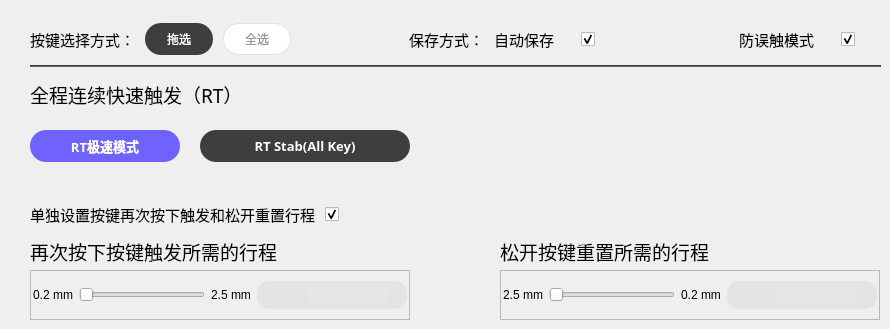
           <widget class="QWidget" name="page2">
            <property name="styleSheet">
             <string notr="true">#page2{background-color: #F6F6F6;border-radius:32px;}</string>
            </property>
            <widget class="Line" name="line">
             <property name="geometry">
              <rect>
               <x>30</x>
               <y>65</y>
               <width>851</width>
               <height>2</height>
              </rect>
             </property>
             <property name="styleSheet">
              <string notr="true">background-color: rgb(85, 85, 85);</string>
             </property>
             <property name="orientation">
              <enum>Qt::Orientation::Horizontal</enum>
             </property>
            </widget>
            <widget class="QPushButton" name="pushButtonRTStab">
             <property name="geometry">
              <rect>
               <x>200</x>
               <y>130</y>
               <width>210</width>
               <height>32</height>
              </rect>
             </property>
             <property name="maximumSize">
              <size>
               <width>16777215</width>
               <height>32</height>
              </size>
             </property>
             <property name="font">
              <font>
               <family>MiSans</family>
               <pointsize>10</pointsize>
               <bold>true</bold>
              </font>
             </property>
             <property name="focusPolicy">
              <enum>Qt::FocusPolicy::NoFocus</enum>
             </property>
             <property name="styleSheet">
              <string notr="true">QPushButton{min-width:208px;max-height:32px;border:none;border-radius:16px;background-color:#6F62FF; color:white;padding: 0 ;}
            QPushButton:checked {
                color: white;
                background: #3E3E3E; }</string>
             </property>
             <property name="text">
              <string>RT Stab(All Key)</string>
             </property>
             <property name="checkable">
              <bool>true</bool>
             </property>
             <property name="checked">
              <bool>true</bool>
             </property>
             <property name="flat">
              <bool>true</bool>
             </property>
             <attribute name="buttonGroup">
              <string notr="true">buttonGroup_3</string>
             </attribute>
            </widget>
            <widget class="QWidget" name="layoutWidget">
             <property name="geometry">
              <rect>
               <x>30</x>
               <y>200</y>
               <width>611</width>
               <height>29</height>
              </rect>
             </property>
             <layout class="QHBoxLayout" name="horizontalLayout_5">
              <property name="spacing">
               <number>10</number>
              </property>
              <item>
               <widget class="QLabel" name="label_5">
                <property name="font">
                 <font>
                  <family>MiSans</family>
                  <pointsize>11</pointsize>
                 </font>
                </property>
                <property name="text">
                 <string>单独设置按键再次按下触发和松开重置行程</string>
                </property>
                <property name="alignment">
                 <set>Qt::AlignmentFlag::AlignLeading|Qt::AlignmentFlag::AlignLeft|Qt::AlignmentFlag::AlignVCenter</set>
                </property>
               </widget>
              </item>
              <item>
               <widget class="ToggleButton" name="checkBox3">
                <property name="minimumSize">
                 <size>
                  <width>40</width>
                  <height>0</height>
                 </size>
                </property>
                <property name="maximumSize">
                 <size>
                  <width>40</width>
                  <height>16777215</height>
                 </size>
                </property>
                <property name="text">
                 <string/>
                </property>
                <property name="checked">
                 <bool>true</bool>
                </property>
               </widget>
              </item>
              <item>
               <spacer name="horizontalSpacer_4">
                <property name="orientation">
                 <enum>Qt::Orientation::Horizontal</enum>
                </property>
                <property name="sizeHint" stdset="0">
                 <size>
                  <width>40</width>
                  <height>20</height>
                 </size>
                </property>
               </spacer>
              </item>
             </layout>
            </widget>
            <widget class="QLabel" name="label_6">
             <property name="geometry">
              <rect>
               <x>30</x>
               <y>238</y>
               <width>380</width>
               <height>27</height>
              </rect>
             </property>
             <property name="font">
              <font>
               <family>MiSans</family>
               <pointsize>14</pointsize>
               <bold>false</bold>
              </font>
             </property>
             <property name="text">
              <string>再次按下按键触发所需的行程</string>
             </property>
             <property name="alignment">
              <set>Qt::AlignmentFlag::AlignLeading|Qt::AlignmentFlag::AlignLeft|Qt::AlignmentFlag::AlignVCenter</set>
             </property>
            </widget>
            <widget class="QLabel" name="labelRelease">
             <property name="geometry">
              <rect>
               <x>500</x>
               <y>238</y>
               <width>380</width>
               <height>27</height>
              </rect>
             </property>
             <property name="font">
              <font>
               <family>MiSans</family>
               <pointsize>14</pointsize>
               <bold>false</bold>
              </font>
             </property>
             <property name="text">
              <string>松开按键重置所需的行程</string>
             </property>
             <property name="alignment">
              <set>Qt::AlignmentFlag::AlignLeading|Qt::AlignmentFlag::AlignLeft|Qt::AlignmentFlag::AlignVCenter</set>
             </property>
            </widget>
            <widget class="QFrame" name="frame_8">
             <property name="geometry">
              <rect>
               <x>30</x>
               <y>270</y>
               <width>380</width>
               <height>50</height>
              </rect>
             </property>
             <property name="frameShape">
              <enum>QFrame::Shape::StyledPanel</enum>
             </property>
             <property name="frameShadow">
              <enum>QFrame::Shadow::Raised</enum>
             </property>
             <layout class="QHBoxLayout" name="horizontalLayout_7">
              <property name="leftMargin">
               <number>2</number>
              </property>
              <property name="topMargin">
               <number>2</number>
              </property>
              <property name="rightMargin">
               <number>2</number>
              </property>
              <property name="bottomMargin">
               <number>2</number>
              </property>
              <item>
               <widget class="QLabel" name="label_8">
                <property name="text">
                 <string>0.2 mm</string>
                </property>
                <property name="alignment">
                 <set>Qt::AlignmentFlag::AlignRight|Qt::AlignmentFlag::AlignTrailing|Qt::AlignmentFlag::AlignVCenter</set>
                </property>
               </widget>
              </item>
              <item>
               <widget class="QSlider" name="horizontalSlider1">
                <property name="minimum">
                 <number>200</number>
                </property>
                <property name="maximum">
                 <number>2500</number>
                </property>
                <property name="orientation">
                 <enum>Qt::Orientation::Horizontal</enum>
                </property>
               </widget>
              </item>
              <item>
               <widget class="QLabel" name="label_9">
                <property name="text">
                 <string>2.5 mm</string>
                </property>
               </widget>
              </item>
              <item>
               <widget class="QFrame" name="frame_7">
                <property name="maximumSize">
                 <size>
                  <width>150</width>
                  <height>28</height>
                 </size>
                </property>
                <property name="styleSheet">
                 <string notr="true">QFrame{background-color: #E4E4E4;border-radius:12px;}

</string>
                </property>
                <property name="frameShape">
                 <enum>QFrame::Shape::StyledPanel</enum>
                </property>
                <property name="frameShadow">
                 <enum>QFrame::Shadow::Raised</enum>
                </property>
                <layout class="QHBoxLayout" name="horizontalLayout_6">
                 <property name="leftMargin">
                  <number>5</number>
                 </property>
                 <property name="topMargin">
                  <number>2</number>
                 </property>
                 <property name="rightMargin">
                  <number>5</number>
                 </property>
                 <property name="bottomMargin">
                  <number>2</number>
                 </property>
                 <item>
                  <widget class="QPushButton" name="pushButtonM1">
                   <property name="maximumSize">
                    <size>
                     <width>16777215</width>
                     <height>16777215</height>
                    </size>
                   </property>
                   <property name="text">
                    <string/>
                   </property>
                   <property name="icon">
                    <iconset resource="res.qrc">
                     <normaloff>:/images/rt/minus-normal.png</normaloff>:/images/rt/minus-normal.png</iconset>
                   </property>
                   <property name="flat">
                    <bool>true</bool>
                   </property>
                  </widget>
                 </item>
                 <item>
                  <widget class="QLineEdit" name="lineEditValue1">
                   <property name="minimumSize">
                    <size>
                     <width>80</width>
                     <height>0</height>
                    </size>
                   </property>
                   <property name="maximumSize">
                    <size>
                     <width>80</width>
                     <height>16777215</height>
                    </size>
                   </property>
                   <property name="styleSheet">
                    <string notr="true">border:none;background-color:#E6E6E6;</string>
                   </property>
                   <property name="alignment">
                    <set>Qt::AlignmentFlag::AlignCenter</set>
                   </property>
                  </widget>
                 </item>
                 <item>
                  <widget class="QPushButton" name="pushButtonP1">
                   <property name="maximumSize">
                    <size>
                     <width>16777215</width>
                     <height>16777215</height>
                    </size>
                   </property>
                   <property name="text">
                    <string/>
                   </property>
                   <property name="icon">
                    <iconset resource="res.qrc">
                     <normaloff>:/images/rt/plug-normal.png</normaloff>:/images/rt/plug-normal.png</iconset>
                   </property>
                   <property name="flat">
                    <bool>true</bool>
                   </property>
                  </widget>
                 </item>
                </layout>
               </widget>
              </item>
             </layout>
            </widget>
            <widget class="QFrame" name="frameRelease">
             <property name="geometry">
              <rect>
               <x>500</x>
               <y>270</y>
               <width>380</width>
               <height>50</height>
              </rect>
             </property>
             <property name="frameShape">
              <enum>QFrame::Shape::StyledPanel</enum>
             </property>
             <property name="frameShadow">
              <enum>QFrame::Shadow::Raised</enum>
             </property>
             <layout class="QHBoxLayout" name="horizontalLayout_8">
              <property name="leftMargin">
               <number>2</number>
              </property>
              <property name="topMargin">
               <number>2</number>
              </property>
              <property name="rightMargin">
               <number>2</number>
              </property>
              <property name="bottomMargin">
               <number>2</number>
              </property>
              <item>
               <widget class="QLabel" name="label_13">
                <property name="text">
                 <string>2.5 mm</string>
                </property>
                <property name="alignment">
                 <set>Qt::AlignmentFlag::AlignRight|Qt::AlignmentFlag::AlignTrailing|Qt::AlignmentFlag::AlignVCenter</set>
                </property>
               </widget>
              </item>
              <item>
               <widget class="QSlider" name="horizontalSlider2">
                <property name="minimum">
                 <number>200</number>
                </property>
                <property name="maximum">
                 <number>2500</number>
                </property>
                <property name="orientation">
                 <enum>Qt::Orientation::Horizontal</enum>
                </property>
               </widget>
              </item>
              <item>
               <widget class="QLabel" name="label_14">
                <property name="text">
                 <string>0.2 mm</string>
                </property>
               </widget>
              </item>
              <item>
               <widget class="QFrame" name="frame_10">
                <property name="maximumSize">
                 <size>
                  <width>150</width>
                  <height>28</height>
                 </size>
                </property>
                <property name="styleSheet">
                 <string notr="true">QFrame{background-color: #E4E4E4;border-radius:12px;}

</string>
                </property>
                <property name="frameShape">
                 <enum>QFrame::Shape::StyledPanel</enum>
                </property>
                <property name="frameShadow">
                 <enum>QFrame::Shadow::Raised</enum>
                </property>
                <layout class="QHBoxLayout" name="horizontalLayout_9">
                 <property name="leftMargin">
                  <number>5</number>
                 </property>
                 <property name="topMargin">
                  <number>2</number>
                 </property>
                 <property name="rightMargin">
                  <number>5</number>
                 </property>
                 <property name="bottomMargin">
                  <number>2</number>
                 </property>
                 <item>
                  <widget class="QPushButton" name="pushButtonM2">
                   <property name="maximumSize">
                    <size>
                     <width>16777215</width>
                     <height>16777215</height>
                    </size>
                   </property>
                   <property name="text">
                    <string/>
                   </property>
                   <property name="icon">
                    <iconset resource="res.qrc">
                     <normaloff>:/images/rt/minus-normal.png</normaloff>:/images/rt/minus-normal.png</iconset>
                   </property>
                   <property name="flat">
                    <bool>true</bool>
                   </property>
                  </widget>
                 </item>
                 <item>
                  <widget class="QLineEdit" name="lineEditValue2">
                   <property name="minimumSize">
                    <size>
                     <width>80</width>
                     <height>0</height>
                    </size>
                   </property>
                   <property name="maximumSize">
                    <size>
                     <width>80</width>
                     <height>16777215</height>
                    </size>
                   </property>
                   <property name="styleSheet">
                    <string notr="true">border:none;background-color:#E6E6E6;</string>
                   </property>
                   <property name="alignment">
                    <set>Qt::AlignmentFlag::AlignCenter</set>
                   </property>
                  </widget>
                 </item>
                 <item>
                  <widget class="QPushButton" name="pushButtonP2">
                   <property name="maximumSize">
                    <size>
                     <width>16777215</width>
                     <height>16777215</height>
                    </size>
                   </property>
                   <property name="text">
                    <string/>
                   </property>
                   <property name="icon">
                    <iconset resource="res.qrc">
                     <normaloff>:/images/rt/plug-normal.png</normaloff>:/images/rt/plug-normal.png</iconset>
                   </property>
                   <property name="flat">
                    <bool>true</bool>
                   </property>
                  </widget>
                 </item>
                </layout>
               </widget>
              </item>
             </layout>
            </widget>
            <widget class="QWidget" name="layoutWidget">
             <property name="geometry">
              <rect>
               <x>30</x>
               <y>20</y>
               <width>851</width>
               <height>41</height>
              </rect>
             </property>
             <layout class="QHBoxLayout" name="horizontalLayout_3">
              <property name="spacing">
               <number>10</number>
              </property>
              <property name="bottomMargin">
               <number>2</number>
              </property>
              <item>
               <widget class="QLabel" name="label_4">
                <property name="font">
                 <font>
                  <family>MiSans</family>
                  <pointsize>11</pointsize>
                 </font>
                </property>
                <property name="text">
                 <string>按键选择方式：</string>
                </property>
                <property name="alignment">
                 <set>Qt::AlignmentFlag::AlignLeading|Qt::AlignmentFlag::AlignLeft|Qt::AlignmentFlag::AlignVCenter</set>
                </property>
               </widget>
              </item>
              <item>
               <widget class="QPushButton" name="pushButton_Select1">
                <property name="minimumSize">
                 <size>
                  <width>68</width>
                  <height>32</height>
                 </size>
                </property>
                <property name="maximumSize">
                 <size>
                  <width>16777215</width>
                  <height>32</height>
                 </size>
                </property>
                <property name="focusPolicy">
                 <enum>Qt::FocusPolicy::NoFocus</enum>
                </property>
                <property name="styleSheet">
                 <string notr="true">QPushButton{min-width:66px;min-height:30px;border:1px solid #E2E2E2;border-radius:16px;background-color:white; color:#989898;}
            QPushButton:checked {
                color: white;
                border: 1px soild #3E3E3E ;
                background: #3E3E3E; }</string>
                </property>
                <property name="text">
                 <string>拖选</string>
                </property>
                <property name="checkable">
                 <bool>true</bool>
                </property>
                <property name="checked">
                 <bool>true</bool>
                </property>
                <property name="flat">
                 <bool>true</bool>
                </property>
                <attribute name="buttonGroup">
                 <string notr="true">buttonGroup_2</string>
                </attribute>
               </widget>
              </item>
              <item>
               <widget class="QPushButton" name="pushButton_Select2">
                <property name="minimumSize">
                 <size>
                  <width>68</width>
                  <height>32</height>
                 </size>
                </property>
                <property name="maximumSize">
                 <size>
                  <width>16777215</width>
                  <height>32</height>
                 </size>
                </property>
                <property name="focusPolicy">
                 <enum>Qt::FocusPolicy::NoFocus</enum>
                </property>
                <property name="styleSheet">
                 <string notr="true">QPushButton{min-width:66px;min-height:30px;border:1px solid #E2E2E2;border-radius:16px;background-color:white; color:#989898;}
            QPushButton:checked {
                color: white;
                border: 1px soild #3E3E3E ;
                background: #3E3E3E; }</string>
                </property>
                <property name="text">
                 <string>全选</string>
                </property>
                <property name="checkable">
                 <bool>true</bool>
                </property>
                <property name="flat">
                 <bool>true</bool>
                </property>
                <attribute name="buttonGroup">
                 <string notr="true">buttonGroup_2</string>
                </attribute>
               </widget>
              </item>
              <item>
               <spacer name="horizontalSpacer">
                <property name="orientation">
                 <enum>Qt::Orientation::Horizontal</enum>
                </property>
                <property name="sizeHint" stdset="0">
                 <size>
                  <width>40</width>
                  <height>20</height>
                 </size>
                </property>
               </spacer>
              </item>
              <item>
               <widget class="QLabel" name="label_10">
                <property name="font">
                 <font>
                  <family>MiSans</family>
                  <pointsize>11</pointsize>
                 </font>
                </property>
                <property name="text">
                 <string>保存方式：</string>
                </property>
                <property name="alignment">
                 <set>Qt::AlignmentFlag::AlignLeading|Qt::AlignmentFlag::AlignLeft|Qt::AlignmentFlag::AlignVCenter</set>
                </property>
               </widget>
              </item>
              <item>
               <widget class="QLabel" name="label_11">
                <property name="font">
                 <font>
                  <family>MiSans</family>
                  <pointsize>11</pointsize>
                 </font>
                </property>
                <property name="text">
                 <string>自动保存</string>
                </property>
                <property name="alignment">
                 <set>Qt::AlignmentFlag::AlignLeading|Qt::AlignmentFlag::AlignLeft|Qt::AlignmentFlag::AlignVCenter</set>
                </property>
               </widget>
              </item>
              <item>
               <widget class="QLabel" name="labelHelp1">
                <property name="maximumSize">
                 <size>
                  <width>24</width>
                  <height>24</height>
                 </size>
                </property>
                <property name="cursor">
                 <cursorShape>PointingHandCursor</cursorShape>
                </property>
                <property name="text">
                 <string/>
                </property>
                <property name="pixmap">
                 <pixmap resource="res.qrc">:/images/k/icon_helping.png</pixmap>
                </property>
                <property name="scaledContents">
                 <bool>true</bool>
                </property>
               </widget>
              </item>
              <item>
               <widget class="ToggleButton" name="checkBox1">
                <property name="minimumSize">
                 <size>
                  <width>40</width>
                  <height>0</height>
                 </size>
                </property>
                <property name="maximumSize">
                 <size>
                  <width>40</width>
                  <height>16777215</height>
                 </size>
                </property>
                <property name="text">
                 <string/>
                </property>
                <property name="checked">
                 <bool>true</bool>
                </property>
               </widget>
              </item>
              <item>
               <spacer name="horizontalSpacer_2">
                <property name="orientation">
                 <enum>Qt::Orientation::Horizontal</enum>
                </property>
                <property name="sizeHint" stdset="0">
                 <size>
                  <width>40</width>
                  <height>20</height>
                 </size>
                </property>
               </spacer>
              </item>
              <item>
               <widget class="QLabel" name="label_12">
                <property name="font">
                 <font>
                  <family>MiSans</family>
                  <pointsize>11</pointsize>
                 </font>
                </property>
                <property name="text">
                 <string>防误触模式</string>
                </property>
                <property name="alignment">
                 <set>Qt::AlignmentFlag::AlignLeading|Qt::AlignmentFlag::AlignLeft|Qt::AlignmentFlag::AlignVCenter</set>
                </property>
               </widget>
              </item>
              <item>
               <widget class="QLabel" name="labelHelp2">
                <property name="maximumSize">
                 <size>
                  <width>24</width>
                  <height>24</height>
                 </size>
                </property>
                <property name="cursor">
                 <cursorShape>PointingHandCursor</cursorShape>
                </property>
                <property name="text">
                 <string/>
                </property>
                <property name="pixmap">
                 <pixmap resource="res.qrc">:/images/k/icon_helping.png</pixmap>
                </property>
                <property name="scaledContents">
                 <bool>true</bool>
                </property>
               </widget>
              </item>
              <item>
               <widget class="ToggleButton" name="checkBox2">
                <property name="minimumSize">
                 <size>
                  <width>40</width>
                  <height>0</height>
                 </size>
                </property>
                <property name="maximumSize">
                 <size>
                  <width>40</width>
                  <height>16777215</height>
                 </size>
                </property>
                <property name="text">
                 <string/>
                </property>
                <property name="checked">
                 <bool>true</bool>
                </property>
               </widget>
              </item>
             </layout>
            </widget>
            <widget class="QWidget" name="layoutWidget">
             <property name="geometry">
              <rect>
               <x>30</x>
               <y>80</y>
               <width>611</width>
               <height>29</height>
              </rect>
             </property>
             <layout class="QHBoxLayout" name="horizontalLayout_4">
              <property name="spacing">
               <number>10</number>
              </property>
              <item>
               <widget class="QLabel" name="label_3">
                <property name="font">
                 <font>
                  <family>MiSans</family>
                  <pointsize>14</pointsize>
                 </font>
                </property>
                <property name="text">
                 <string>全程连续快速触发（RT）</string>
                </property>
                <property name="alignment">
                 <set>Qt::AlignmentFlag::AlignLeading|Qt::AlignmentFlag::AlignLeft|Qt::AlignmentFlag::AlignVCenter</set>
                </property>
               </widget>
              </item>
              <item>
               <widget class="QLabel" name="labelHelp3">
                <property name="maximumSize">
                 <size>
                  <width>24</width>
                  <height>24</height>
                 </size>
                </property>
                <property name="cursor">
                 <cursorShape>PointingHandCursor</cursorShape>
                </property>
                <property name="text">
                 <string/>
                </property>
                <property name="pixmap">
                 <pixmap resource="res.qrc">:/images/k/icon_helping.png</pixmap>
                </property>
                <property name="scaledContents">
                 <bool>true</bool>
                </property>
               </widget>
              </item>
              <item>
               <spacer name="horizontalSpacer_3">
                <property name="orientation">
                 <enum>Qt::Orientation::Horizontal</enum>
                </property>
                <property name="sizeHint" stdset="0">
                 <size>
                  <width>40</width>
                  <height>20</height>
                 </size>
                </property>
               </spacer>
              </item>
             </layout>
            </widget>
            <widget class="QPushButton" name="pushButtonRTMode">
             <property name="geometry">
              <rect>
               <x>30</x>
               <y>130</y>
               <width>150</width>
               <height>32</height>
              </rect>
             </property>
             <property name="maximumSize">
              <size>
               <width>16777215</width>
               <height>32</height>
              </size>
             </property>
             <property name="font">
              <font>
               <family>MiSans</family>
               <pointsize>10</pointsize>
               <bold>true</bold>
              </font>
             </property>
             <property name="focusPolicy">
              <enum>Qt::FocusPolicy::NoFocus</enum>
             </property>
             <property name="styleSheet">
              <string notr="true">QPushButton{min-width:150px;max-height:32px;border:none;border-radius:16px;background-color:#6F62FF; color:white;padding: 0 ;}
            QPushButton:checked {
                color: white;
                background: #3E3E3E; }</string>
             </property>
             <property name="text">
              <string>RT极速模式</string>
             </property>
             <property name="checkable">
              <bool>true</bool>
             </property>
             <property name="checked">
              <bool>false</bool>
             </property>
             <property name="flat">
              <bool>true</bool>
             </property>
             <attribute name="buttonGroup">
              <string notr="true">buttonGroup_3</string>
             </attribute>
            </widget>
            <widget class="QLabel" name="labelLighting">
             <property name="geometry">
              <rect>
               <x>151</x>
               <y>130</y>
               <width>30</width>
               <height>30</height>
              </rect>
             </property>
             <property name="cursor">
              <cursorShape>PointingHandCursor</cursorShape>
             </property>
             <property name="styleSheet">
              <string notr="true">QLabel{background-color:transparent;border-radius:16px;padding:0px;}</string>
             </property>
             <property name="text">
              <string/>
             </property>
             <property name="pixmap">
              <pixmap resource="res.qrc">:/images/k/icon_lightning.png</pixmap>
             </property>
             <property name="scaledContents">
              <bool>false</bool>
             </property>
            </widget>
           </widget>
